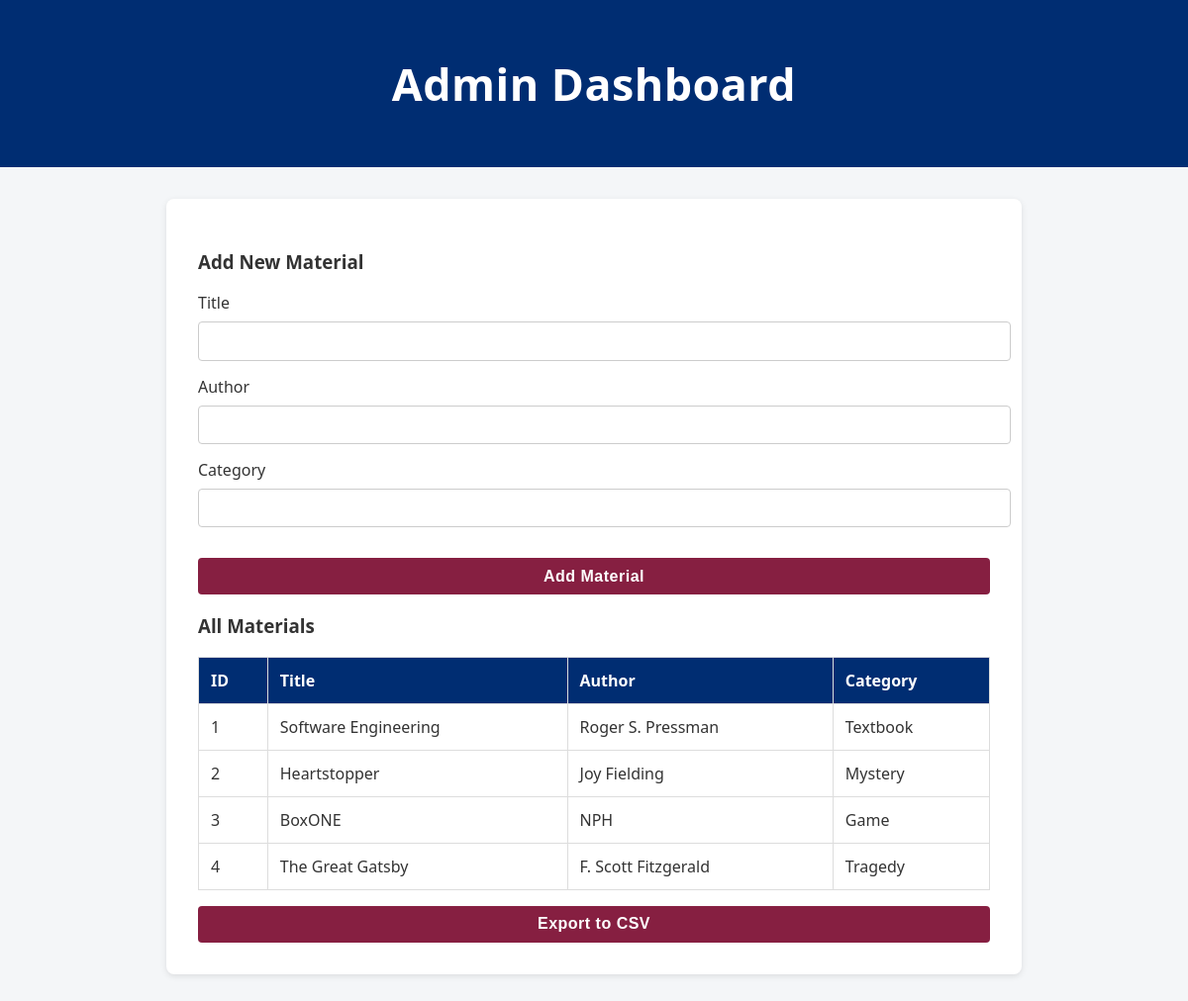
/test_mamp/admin.php (signed in), run on the app's committed database.
### tables this page shows
CREATE TABLE `materials` (
  `id` int(11) NOT NULL,
  `title` varchar(255) NOT NULL,
  `author` varchar(255) DEFAULT NULL,
  `category` varchar(100) DEFAULT NULL,
  `available` tinyint(8) DEFAULT '1'
);

### public/test_mamp/admin.php (the view, shortened to what this page needs)
<?php include 'config.php'; ?>
<!doctype html>
<html>
<head>
  <link rel="stylesheet" href="css/style.css">
</head>
<body>
<header><h1>Admin Dashboard</h1></header>
<div class="container">
  <form method="post">
    <h3>Add New Material</h3>
    <label>Title</label>
    <input type="text" name="title" required>
    <label>Author</label>
    <input type="text" name="author" required>
    <label>Category</label>
    <input type="text" name="category" required>
    <button type="submit">Add Material</button>
  </form>
  <h3>All Materials</h3>
  <table class="table">
    <tr><th>ID</th><th>Title</th><th>Author</th><th>Category</th></tr>
    <?php
    $result = mysqli_query($conn, "SELECT * FROM materials");
    while ($row = mysqli_fetch_assoc($result)) {
      echo "<tr><td>{$row['id']}</td><td>{$row['title']}</td><td>{$row['author']}</td><td>{$row['category']}</td></tr>";
    }
    ?>
  </table>
  <form method="get" action="export_csv.php">
    <button type="submit">Export to CSV</button>
  </form>
</div>
</body>
</html>

### public/css/style.css (style rules this page uses)
:root { --primary-blue: #002D72; --primary-maroon: #861F41; --light-gray: #f4f6f8; --text-dark: #333; --text-light: #fff; }
body { font-family: 'Segoe UI', Arial, sans-serif; background: var(--light-gray); margin: 0; color: var(--text-dark); }
header { background: var(--primary-blue); color: var(--text-light); text-align: center; padding: 1.5rem; font-size: 1.4rem; font-weight: bold; letter-spacing: 0.5px; }
.container { max-width: 800px; margin: 2rem auto; background: #fff; padding: 2rem; border-radius: 8px; box-shadow: 0 2px 6px rgba(0,0,0,0.1); }
input, button { width: 100%; padding: 0.6rem; margin-top: 0.5rem; border: 1px solid #ccc; border-radius: 4px; font-size: 1rem; }
input[type="text"], input[type="password"] { margin-bottom: 15px; }
button { background: var(--primary-maroon); color: var(--text-light); border: none; cursor: pointer; margin-top: 1rem; font-weight: bold; letter-spacing: 0.5px; transition: background 0.2s ease-in-out; }
.table { width: 100%; border-collapse: collapse; margin-top: 1rem; }
.table th, .table td { border: 1px solid #ddd; padding: 0.75rem; }
.table th { background: var(--primary-blue); color: var(--text-light); text-align: left; }

### data on the page
materials: id "1", title "Software Engineering", author "Roger S. Pressman", category "Textbook"
materials: id "2", title "Heartstopper", author "Joy Fielding", category "Mystery"
materials: id "3", title "BoxONE", author "NPH", category "Game"
materials: id "4", title "The Great Gatsby", author "F. Scott Fitzgerald", category "Tragedy"
